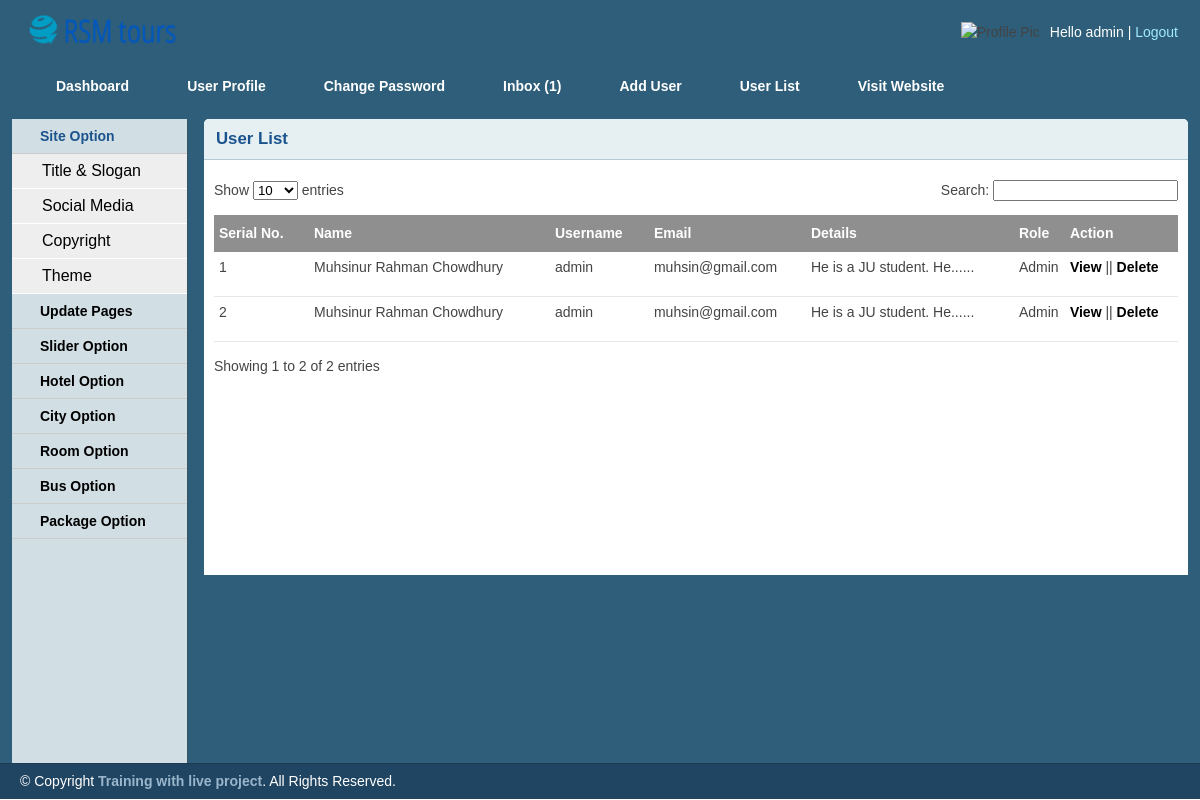
The app's page /admin/userlist.php (signed in) with its own data.
### tables this page shows
CREATE TABLE `tbl_user` (
  `id` int(11) NOT NULL,
  `name` varchar(255) NOT NULL,
  `username` varchar(50) NOT NULL,
  `email` varchar(255) NOT NULL,
  `password` varchar(50) NOT NULL,
  `role` int(10) NOT NULL,
  `details` varchar(255) NOT NULL
);

### lib/Database.php (called while the page is built, shortened)
<?php
Class Database{
	public $host = DB_HOST;
	public $user = DB_USER;
	public $pass = DB_PASS;
	public $dbname = DB_NAME;
	public $link;
	private function connectDB(){
		$this->link = new mysqli($this->host, $this->user, $this->pass, $this->dbname);
	}
	public function select($r){
		$result= $this->link->query($r) or die($this->link->error.__LINE__);
		if($result->num_rows > 0){
			return $result;
		} else{
			return false;
		}
	}
}

### helpers/Format.php (called while the page is built, shortened)
<?php
class Format
{
	public function textshorten($text, $limit){
		$text = $text." ";
		$text = substr($text, 0, $limit);
		$text = substr($text, 0, strrpos($text, ' '));
		$text = $text."......";
		return $text;
	}
}
?>

### lib/session.php (called while the page is built, shortened)
<?php
class Session
{
	public static function get($key){
		if (isset($_SESSION[$key])){
			return $_SESSION[$key];
		} else{
			return false;
		}
	}
}
?>

### admin/userlist.php (the view, shortened to what this page needs)
<?php include 'inc/header.php';?>
<?php include 'inc/sidebar.php';?>
<div class="grid_10">
<div class="box round first grid">
    <h2>User List</h2>
    <div class="block">
        <table class="data display datatable" id="example">
		<thead>
			<tr>
				<th>Serial No.</th>
				<th>Name</th>
				<th>Username</th>
				<th>Email</th>
				<th>Details</th>
				<th>Role</th>
				<th>Action</th>
			</tr>
		</thead>
		<tbody>
		<?php
		$query= "select * from tbl_user order by id desc";
		$alluser= $db->select($query);
		if ($alluser) {
			$i=0;
			while ($result = $alluser->fetch_assoc()) {
				$i++;
		?>
		<tr class="odd gradeX">
			<td><?php echo $i;?></td>
			<td><?php echo $result['name'];?></td>
			<td><?php echo $result['username'];?></td>
			<td><?php echo $result['email'];?></td>
			<td><?php echo $fm->textshorten($result['details'], 30);?></td>
			<td>
				<?php
				 if ($result['role']=='0')
				 	{echo "Admin";}
				 elseif ($result['role']=='1')
				 	{echo "Author";}
				 elseif ($result['role']=='2')
				 	{echo "Editor";}
				 	?>
			</td>
			<td><a href="viewuser.php?userid=<?php echo $result['id'];?>">View</a>
				        <?php if (Session::get('userRole')=='0') {?>
			|| 	<a onclick="return confirm('Are you sure to Delete?');" href="?deluser=<?php echo $result['id'];?>">Delete</a></td>
				<?php } ?>
		</tr>
		<?php } }?>
		</tbody>
	</table>
   </div>
</div>
</div>
<?php include 'inc/footer.php';?>

### admin/css/layout.css (style rules this page uses)
body { background: #fff none repeat scroll 0 0; color: #444; font-size: 14px; padding: 0; }
a { color: #000; font-weight:bold; text-decoration: none; }
h1, h2, h3, h4, h5, h6 { line-height:1.2em; margin-bottom:.3em; }
h2 { margin-top:1em; }
.box { background:#fff; margin-bottom:20px; padding:10px 10px 10px 10px; margin-left:-8px; }
.box.grid { padding-bottom:40px; }
.box.round { -moz-border-radius: 5px 5px 0px 0px; -webkit-border-radius: 5px 5px 0px 0px; border-radius: 5px 5px 0px 0px; }
.box h2 { font-size:1.2em; font-weight:bold; color:#1B548D; background:#E6F0F3; margin:-10px -10px 0 -10px; padding:10px 12px; border-bottom:1px solid #B3CBD6; -moz-border-radius: 5px 5px 0px 0px; -webkit-border-radius: 5px 5px 0px 0px; border-radius: 5px 5px 0px 0px; }
.box.first { min-height: 406px; }
.block { padding-top:20px; }
p { margin-bottom:1em; }
.block { padding-bottom:1px; }
table.display { margin: 0 auto; clear: both; width: 100%; }
.sorting_asc { background: #8f8f8f url(../img/table/sort_asc.png) no-repeat center right; padding:8px 5px; text-align:left; color:#fff; }
.sorting { background:#8f8f8f url(../img/table/sort_both.png) no-repeat center right; padding:8px 5px; text-align:left; color:#fff; }
tr.odd { height: 30px; line-height: 30px; border-bottom:1px solid #e6e6e6; }
tr.even { height: 30px; line-height: 30px; border-bottom:1px solid #e6e6e6; }
tr.odd td, tr.even td { padding-left:5px; }

### records on screen
tbl_user: name "Muhsinur Rahman Chowdhury", username "admin", email "muhsin@gmail.com", details "He is a JU student. He......", role "Admin"
tbl_user: name "Muhsinur Rahman Chowdhury", username "admin", email "muhsin@gmail.com", details "He is a JU student. He......", role "Admin"

### other values on screen
Session::get('username') "admin"
$count "1"
